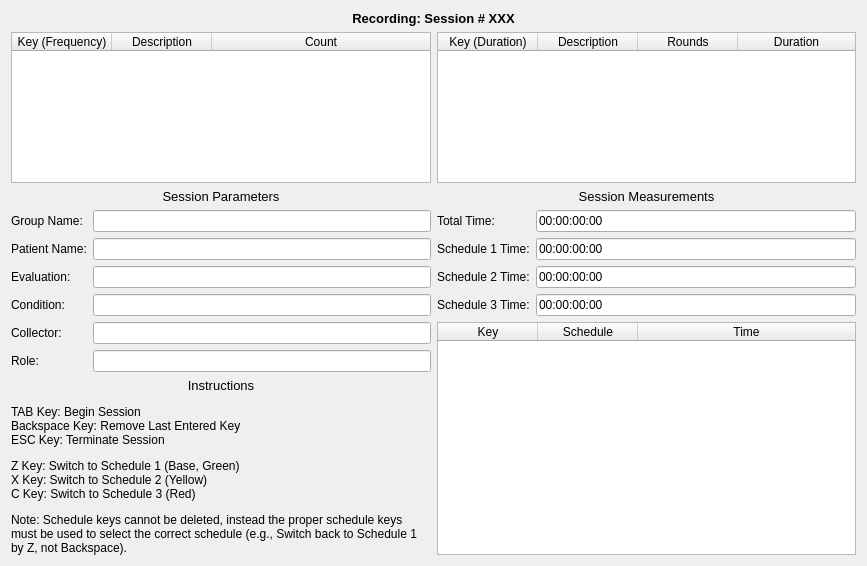
<?xml version="1.0" encoding="UTF-8"?>
<ui version="4.0">
 <class>RecordingWindow</class>
 <widget class="QDialog" name="RecordingWindow">
  <property name="geometry">
   <rect>
    <x>0</x>
    <y>0</y>
    <width>867</width>
    <height>566</height>
   </rect>
  </property>
  <property name="windowTitle">
   <string>Dialog</string>
  </property>
  <layout class="QVBoxLayout" name="verticalLayout_2">
   <item>
    <layout class="QVBoxLayout" name="layoutTop">
     <item>
      <widget class="QLabel" name="labelTitle">
       <property name="sizePolicy">
        <sizepolicy hsizetype="Preferred" vsizetype="Maximum">
         <horstretch>0</horstretch>
         <verstretch>0</verstretch>
        </sizepolicy>
       </property>
       <property name="text">
        <string>&lt;html&gt;&lt;head/&gt;&lt;body&gt;&lt;p align=&quot;center&quot;&gt;&lt;span style=&quot; font-size:10pt; font-weight:600;&quot;&gt;Recording: Session # XXX&lt;/span&gt;&lt;/p&gt;&lt;/body&gt;&lt;/html&gt;</string>
       </property>
      </widget>
     </item>
     <item>
      <layout class="QHBoxLayout" name="horizontalTopLayout">
       <item>
        <layout class="QHBoxLayout" name="layoutSides">
         <item>
          <layout class="QVBoxLayout" name="panelLeft">
           <item>
            <widget class="QTableWidget" name="tableWidgetFrequency">
             <property name="focusPolicy">
              <enum>Qt::NoFocus</enum>
             </property>
             <property name="editTriggers">
              <set>QAbstractItemView::NoEditTriggers</set>
             </property>
             <property name="tabKeyNavigation">
              <bool>false</bool>
             </property>
             <property name="showDropIndicator" stdset="0">
              <bool>false</bool>
             </property>
             <property name="selectionMode">
              <enum>QAbstractItemView::NoSelection</enum>
             </property>
             <property name="selectionBehavior">
              <enum>QAbstractItemView::SelectRows</enum>
             </property>
             <property name="showGrid">
              <bool>false</bool>
             </property>
             <attribute name="horizontalHeaderStretchLastSection">
              <bool>true</bool>
             </attribute>
             <attribute name="verticalHeaderVisible">
              <bool>false</bool>
             </attribute>
             <column>
              <property name="text">
               <string>Key (Frequency)</string>
              </property>
             </column>
             <column>
              <property name="text">
               <string>Description</string>
              </property>
             </column>
             <column>
              <property name="text">
               <string>Count</string>
              </property>
             </column>
            </widget>
           </item>
          </layout>
         </item>
         <item>
          <layout class="QVBoxLayout" name="panelRight">
           <item>
            <widget class="QTableWidget" name="tableWidgetDuration">
             <property name="focusPolicy">
              <enum>Qt::NoFocus</enum>
             </property>
             <property name="editTriggers">
              <set>QAbstractItemView::NoEditTriggers</set>
             </property>
             <property name="tabKeyNavigation">
              <bool>false</bool>
             </property>
             <property name="showDropIndicator" stdset="0">
              <bool>false</bool>
             </property>
             <property name="selectionMode">
              <enum>QAbstractItemView::NoSelection</enum>
             </property>
             <property name="selectionBehavior">
              <enum>QAbstractItemView::SelectRows</enum>
             </property>
             <property name="showGrid">
              <bool>false</bool>
             </property>
             <attribute name="horizontalHeaderStretchLastSection">
              <bool>true</bool>
             </attribute>
             <attribute name="verticalHeaderVisible">
              <bool>false</bool>
             </attribute>
             <column>
              <property name="text">
               <string>Key (Duration)</string>
              </property>
             </column>
             <column>
              <property name="text">
               <string>Description</string>
              </property>
             </column>
             <column>
              <property name="text">
               <string>Rounds</string>
              </property>
             </column>
             <column>
              <property name="text">
               <string>Duration</string>
              </property>
             </column>
            </widget>
           </item>
          </layout>
         </item>
        </layout>
       </item>
      </layout>
     </item>
     <item>
      <layout class="QHBoxLayout" name="horizontalLayout">
       <item>
        <layout class="QVBoxLayout" name="panelLeftBottom">
         <item>
          <layout class="QFormLayout" name="layoutParameters">
           <property name="fieldGrowthPolicy">
            <enum>QFormLayout::ExpandingFieldsGrow</enum>
           </property>
           <property name="labelAlignment">
            <set>Qt::AlignLeading|Qt::AlignLeft|Qt::AlignVCenter</set>
           </property>
           <property name="formAlignment">
            <set>Qt::AlignLeading|Qt::AlignLeft|Qt::AlignTop</set>
           </property>
           <item row="0" column="0" colspan="2">
            <widget class="QLabel" name="labelTitle_2">
             <property name="text">
              <string>&lt;html&gt;&lt;head/&gt;&lt;body&gt;&lt;p align=&quot;center&quot;&gt;&lt;span style=&quot; font-size:10pt;&quot;&gt;Session Parameters&lt;/span&gt;&lt;/p&gt;&lt;/body&gt;&lt;/html&gt;</string>
             </property>
            </widget>
           </item>
           <item row="1" column="0">
            <widget class="QLabel" name="labelGroup">
             <property name="sizePolicy">
              <sizepolicy hsizetype="Maximum" vsizetype="Preferred">
               <horstretch>0</horstretch>
               <verstretch>0</verstretch>
              </sizepolicy>
             </property>
             <property name="text">
              <string>Group Name:</string>
             </property>
            </widget>
           </item>
           <item row="1" column="1">
            <widget class="QLineEdit" name="editGroup">
             <property name="enabled">
              <bool>true</bool>
             </property>
             <property name="mouseTracking">
              <bool>false</bool>
             </property>
             <property name="focusPolicy">
              <enum>Qt::NoFocus</enum>
             </property>
             <property name="readOnly">
              <bool>true</bool>
             </property>
            </widget>
           </item>
           <item row="2" column="0">
            <widget class="QLabel" name="labelPatient">
             <property name="sizePolicy">
              <sizepolicy hsizetype="Maximum" vsizetype="Preferred">
               <horstretch>0</horstretch>
               <verstretch>0</verstretch>
              </sizepolicy>
             </property>
             <property name="text">
              <string>Patient Name:</string>
             </property>
            </widget>
           </item>
           <item row="2" column="1">
            <widget class="QLineEdit" name="editPatient">
             <property name="mouseTracking">
              <bool>false</bool>
             </property>
             <property name="focusPolicy">
              <enum>Qt::NoFocus</enum>
             </property>
             <property name="readOnly">
              <bool>true</bool>
             </property>
            </widget>
           </item>
           <item row="3" column="0">
            <widget class="QLabel" name="labelEvaluation">
             <property name="sizePolicy">
              <sizepolicy hsizetype="Maximum" vsizetype="Preferred">
               <horstretch>0</horstretch>
               <verstretch>0</verstretch>
              </sizepolicy>
             </property>
             <property name="text">
              <string>Evaluation:</string>
             </property>
            </widget>
           </item>
           <item row="3" column="1">
            <widget class="QLineEdit" name="editEvaluation">
             <property name="mouseTracking">
              <bool>false</bool>
             </property>
             <property name="focusPolicy">
              <enum>Qt::NoFocus</enum>
             </property>
             <property name="readOnly">
              <bool>true</bool>
             </property>
            </widget>
           </item>
           <item row="4" column="0">
            <widget class="QLabel" name="labelCondition">
             <property name="sizePolicy">
              <sizepolicy hsizetype="Maximum" vsizetype="Preferred">
               <horstretch>0</horstretch>
               <verstretch>0</verstretch>
              </sizepolicy>
             </property>
             <property name="text">
              <string>Condition:</string>
             </property>
            </widget>
           </item>
           <item row="4" column="1">
            <widget class="QLineEdit" name="editCondition">
             <property name="mouseTracking">
              <bool>false</bool>
             </property>
             <property name="focusPolicy">
              <enum>Qt::NoFocus</enum>
             </property>
             <property name="readOnly">
              <bool>true</bool>
             </property>
            </widget>
           </item>
           <item row="5" column="0">
            <widget class="QLabel" name="labelCollector">
             <property name="sizePolicy">
              <sizepolicy hsizetype="Maximum" vsizetype="Preferred">
               <horstretch>0</horstretch>
               <verstretch>0</verstretch>
              </sizepolicy>
             </property>
             <property name="text">
              <string>Collector:</string>
             </property>
            </widget>
           </item>
           <item row="5" column="1">
            <widget class="QLineEdit" name="editCollector">
             <property name="mouseTracking">
              <bool>false</bool>
             </property>
             <property name="focusPolicy">
              <enum>Qt::NoFocus</enum>
             </property>
             <property name="readOnly">
              <bool>true</bool>
             </property>
            </widget>
           </item>
           <item row="7" column="0" colspan="2">
            <widget class="QLabel" name="label_6">
             <property name="text">
              <string>&lt;html&gt;&lt;head/&gt;&lt;body&gt;&lt;p align=&quot;center&quot;&gt;&lt;span style=&quot; font-size:10pt;&quot;&gt;Instructions&lt;/span&gt;&lt;/p&gt;&lt;p&gt;TAB Key: Begin Session&lt;br/&gt;Backspace Key: Remove Last Entered Key&lt;br/&gt;ESC Key: Terminate Session&lt;/p&gt;&lt;p&gt;Z Key: Switch to Schedule 1 (Base, Green)&lt;br/&gt;X Key: Switch to Schedule 2 (Yellow)&lt;br/&gt;C Key: Switch to Schedule 3 (Red)&lt;/p&gt;&lt;p&gt;Note: Schedule keys cannot be deleted, instead the proper schedule keys must be used to select the correct schedule (e.g., Switch back to Schedule 1 by Z, not Backspace).&lt;/p&gt;&lt;/body&gt;&lt;/html&gt;</string>
             </property>
             <property name="wordWrap">
              <bool>true</bool>
             </property>
            </widget>
           </item>
           <item row="6" column="0">
            <widget class="QLabel" name="label_7">
             <property name="sizePolicy">
              <sizepolicy hsizetype="Maximum" vsizetype="Preferred">
               <horstretch>0</horstretch>
               <verstretch>0</verstretch>
              </sizepolicy>
             </property>
             <property name="text">
              <string>Role:</string>
             </property>
            </widget>
           </item>
           <item row="6" column="1">
            <widget class="QLineEdit" name="editPrimary">
             <property name="mouseTracking">
              <bool>false</bool>
             </property>
             <property name="focusPolicy">
              <enum>Qt::NoFocus</enum>
             </property>
             <property name="readOnly">
              <bool>true</bool>
             </property>
            </widget>
           </item>
          </layout>
         </item>
        </layout>
       </item>
       <item>
        <layout class="QVBoxLayout" name="panelRightBottom">
         <item>
          <layout class="QFormLayout" name="layoutDurations">
           <property name="fieldGrowthPolicy">
            <enum>QFormLayout::ExpandingFieldsGrow</enum>
           </property>
           <property name="labelAlignment">
            <set>Qt::AlignLeading|Qt::AlignLeft|Qt::AlignVCenter</set>
           </property>
           <property name="formAlignment">
            <set>Qt::AlignLeading|Qt::AlignLeft|Qt::AlignTop</set>
           </property>
           <property name="verticalSpacing">
            <number>6</number>
           </property>
           <item row="0" column="0" colspan="2">
            <widget class="QLabel" name="label_4">
             <property name="text">
              <string>&lt;html&gt;&lt;head/&gt;&lt;body&gt;&lt;p align=&quot;center&quot;&gt;&lt;span style=&quot; font-size:10pt;&quot;&gt;Session Measurements&lt;/span&gt;&lt;/p&gt;&lt;/body&gt;&lt;/html&gt;</string>
             </property>
            </widget>
           </item>
           <item row="1" column="0">
            <widget class="QLabel" name="label">
             <property name="sizePolicy">
              <sizepolicy hsizetype="Maximum" vsizetype="Preferred">
               <horstretch>0</horstretch>
               <verstretch>0</verstretch>
              </sizepolicy>
             </property>
             <property name="text">
              <string>Total Time:</string>
             </property>
            </widget>
           </item>
           <item row="1" column="1">
            <widget class="QLineEdit" name="editTimerBase">
             <property name="mouseTracking">
              <bool>false</bool>
             </property>
             <property name="focusPolicy">
              <enum>Qt::NoFocus</enum>
             </property>
             <property name="text">
              <string>00:00:00:00</string>
             </property>
             <property name="readOnly">
              <bool>true</bool>
             </property>
            </widget>
           </item>
           <item row="2" column="0">
            <widget class="QLabel" name="label_2">
             <property name="sizePolicy">
              <sizepolicy hsizetype="Maximum" vsizetype="Preferred">
               <horstretch>0</horstretch>
               <verstretch>0</verstretch>
              </sizepolicy>
             </property>
             <property name="text">
              <string>Schedule 1 Time:</string>
             </property>
            </widget>
           </item>
           <item row="2" column="1">
            <widget class="QLineEdit" name="editTimerOne">
             <property name="mouseTracking">
              <bool>false</bool>
             </property>
             <property name="focusPolicy">
              <enum>Qt::NoFocus</enum>
             </property>
             <property name="styleSheet">
              <string notr="true"/>
             </property>
             <property name="text">
              <string>00:00:00:00</string>
             </property>
             <property name="readOnly">
              <bool>true</bool>
             </property>
            </widget>
           </item>
           <item row="3" column="0">
            <widget class="QLabel" name="label_3">
             <property name="sizePolicy">
              <sizepolicy hsizetype="Maximum" vsizetype="Preferred">
               <horstretch>0</horstretch>
               <verstretch>0</verstretch>
              </sizepolicy>
             </property>
             <property name="text">
              <string>Schedule 2 Time:</string>
             </property>
            </widget>
           </item>
           <item row="3" column="1">
            <widget class="QLineEdit" name="editTimerTwo">
             <property name="mouseTracking">
              <bool>false</bool>
             </property>
             <property name="focusPolicy">
              <enum>Qt::NoFocus</enum>
             </property>
             <property name="text">
              <string>00:00:00:00</string>
             </property>
             <property name="readOnly">
              <bool>true</bool>
             </property>
            </widget>
           </item>
           <item row="4" column="0">
            <widget class="QLabel" name="label_5">
             <property name="sizePolicy">
              <sizepolicy hsizetype="Maximum" vsizetype="Preferred">
               <horstretch>0</horstretch>
               <verstretch>0</verstretch>
              </sizepolicy>
             </property>
             <property name="text">
              <string>Schedule 3 Time:</string>
             </property>
            </widget>
           </item>
           <item row="4" column="1">
            <widget class="QLineEdit" name="editTimerThree">
             <property name="mouseTracking">
              <bool>false</bool>
             </property>
             <property name="focusPolicy">
              <enum>Qt::NoFocus</enum>
             </property>
             <property name="text">
              <string>00:00:00:00</string>
             </property>
             <property name="readOnly">
              <bool>true</bool>
             </property>
            </widget>
           </item>
          </layout>
         </item>
         <item>
          <widget class="QTableWidget" name="tableWidgetLog">
           <property name="sizePolicy">
            <sizepolicy hsizetype="Expanding" vsizetype="MinimumExpanding">
             <horstretch>0</horstretch>
             <verstretch>0</verstretch>
            </sizepolicy>
           </property>
           <property name="focusPolicy">
            <enum>Qt::NoFocus</enum>
           </property>
           <property name="editTriggers">
            <set>QAbstractItemView::NoEditTriggers</set>
           </property>
           <property name="tabKeyNavigation">
            <bool>false</bool>
           </property>
           <property name="showDropIndicator" stdset="0">
            <bool>false</bool>
           </property>
           <property name="alternatingRowColors">
            <bool>true</bool>
           </property>
           <property name="selectionMode">
            <enum>QAbstractItemView::NoSelection</enum>
           </property>
           <property name="selectionBehavior">
            <enum>QAbstractItemView::SelectRows</enum>
           </property>
           <property name="showGrid">
            <bool>false</bool>
           </property>
           <attribute name="horizontalHeaderStretchLastSection">
            <bool>true</bool>
           </attribute>
           <attribute name="verticalHeaderVisible">
            <bool>false</bool>
           </attribute>
           <column>
            <property name="text">
             <string>Key</string>
            </property>
           </column>
           <column>
            <property name="text">
             <string>Schedule</string>
            </property>
           </column>
           <column>
            <property name="text">
             <string>Time</string>
            </property>
           </column>
          </widget>
         </item>
        </layout>
       </item>
      </layout>
     </item>
    </layout>
   </item>
   <item>
    <layout class="QHBoxLayout" name="chartLayout"/>
   </item>
  </layout>
 </widget>
 <resources/>
 <connections/>
</ui>
